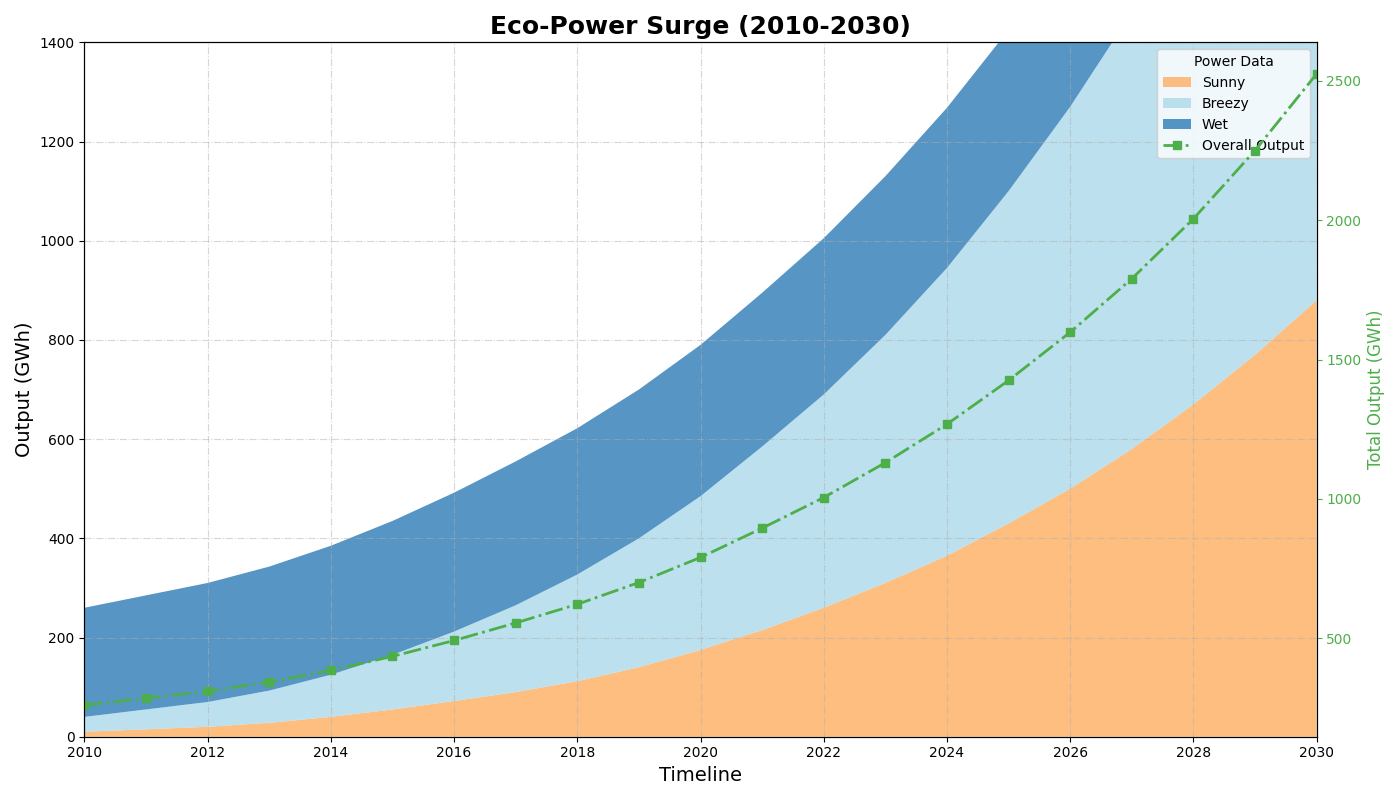

Recreate this plot in Python.
import matplotlib.pyplot as plt
import numpy as np

years = np.arange(2010, 2031)

solar_energy = [10, 15, 20, 28, 40, 55, 72, 90, 112, 140, 175, 215, 260, 310, 365, 430, 500, 580, 670, 770, 880]
wind_energy = [30, 40, 50, 65, 85, 110, 140, 175, 215, 260, 310, 370, 430, 500, 580, 670, 770, 880, 1000, 1140, 1300]
hydro_energy = [220, 230, 240, 250, 260, 270, 280, 290, 295, 300, 305, 310, 315, 320, 323, 325, 328, 330, 335, 340, 345]

data = np.array([solar_energy, wind_energy, hydro_energy])

fig, ax = plt.subplots(figsize=(14, 8))
ax.stackplot(years, data, labels=['Sunny', 'Breezy', 'Wet'],
             colors=['#fdae61', '#abd9e9', '#2c7bb6'], alpha=0.8)

ax.set_title('Eco-Power Surge (2010-2030)', fontsize=18, fontweight='bold')
ax.set_xlabel('Timeline', fontsize=14)
ax.set_ylabel('Output (GWh)', fontsize=14)

ax.legend(title='Power Sources', loc='upper right', fontsize=10)

ax.set_xticks(np.arange(2010, 2031, 2))
ax.set_yticks(np.arange(0, 1401, 200))
ax.set_xlim(2010, 2030)
ax.set_ylim(0, 1400)

ax.grid(True, linestyle='-.', alpha=0.5)

total_production = np.sum(data, axis=0)
ax2 = ax.twinx()
ax2.plot(years, total_production, marker='s', linestyle='-.', linewidth=2, color='#4daf4a', label='Overall Output')
ax2.set_ylabel('Total Output (GWh)', fontsize=12, color='#4daf4a')
ax2.tick_params(axis='y', colors='#4daf4a')

lines, labels = ax.get_legend_handles_labels()
lines2, labels2 = ax2.get_legend_handles_labels()
ax.legend(lines + lines2, labels + labels2, loc='upper right', title='Power Data')

plt.tight_layout()
plt.show()
